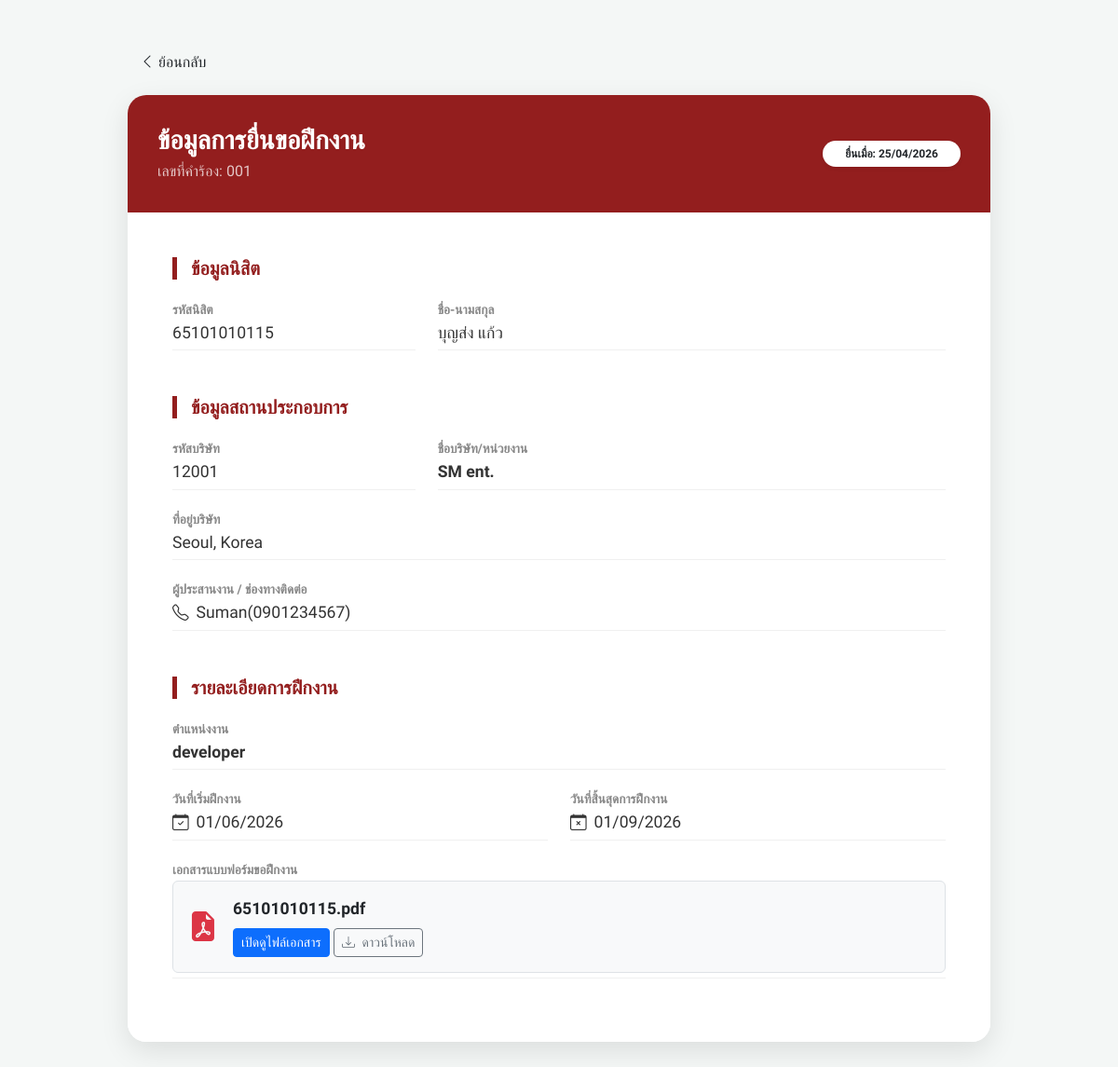
/staff/admin/view_detail.php?id=1 (signed in), run on the app's committed database.
### tables this page shows
CREATE TABLE internship_requests (
    request_id int(3) zerofill auto_increment primary key,
    student_id char(11),
    company_id varchar(14),
    position_title varchar(100),
    start_date date,
    end_date date,
    request_document VARCHAR(255),
    request_date timestamp default current_timestamp(),
    status_id int default 1,
    foreign key (student_id) references students(student_id) on delete cascade,
    foreign key (company_id) references companies(company_id) on delete set null,
    foreign key (status_id) references status_list(status_id)
);

CREATE TABLE students (
    student_id char(11) primary key,
    fullname varchar(100) not null,
    email varchar(100),
    phone varchar(12),
    year_level int,
    major varchar(100),
    advisor_id varchar(6),
    password VARCHAR(4) NOT NULL DEFAULT '1234'
);

CREATE TABLE companies (
    company_id varchar(14) primary key,
    company_name varchar(255) not null,
    company_address text,
    contact_person varchar(100)
);

### staff/admin/view_detail.php (the view, shortened to what this page needs)
<?php
include('../../includes/db_connect.php');
$request_id = $_GET['id'] ?? null;
try {
    $query = "
        SELECT r.*,
               s.fullname as student_name,
               c.company_name, c.company_address, c.contact_person
        FROM internship_requests r
        LEFT JOIN students s ON r.student_id = s.student_id
        LEFT JOIN companies c ON r.company_id = c.company_id
        WHERE r.request_id = :id
    ";
    $stmt = $conn->prepare($query);
    $stmt->bindParam(':id', $request_id, PDO::PARAM_INT);
    $stmt->execute();
    $req = $stmt->fetch(PDO::FETCH_ASSOC);
} catch (PDOException $e) {
    die("Error: " . $e->getMessage());
}
?>
<!DOCTYPE html>
<html lang="th">
<head>
    <link href="https://cdn.jsdelivr.net/npm/bootstrap@5.3.0/dist/css/bootstrap.min.css" rel="stylesheet">
    <link rel="stylesheet" href="https://cdn.jsdelivr.net/npm/bootstrap-icons@1.11.1/font/bootstrap-icons.css">
</head>
<body>
<div class="container py-5">
    <div class="row justify-content-center">
        <div class="col-lg-10">
            <a href="index.php" class="btn btn-link text-decoration-none text-dark mb-3">
                <i class="bi bi-chevron-left"></i> ย้อนกลับ
            </a>
            <div class="card detail-card">
                <div class="card-header-swu d-flex justify-content-between align-items-center">
                    <div>
                        <h3 class="fw-bold mb-1">ข้อมูลการยื่นขอฝึกงาน</h3>
                        <p class="mb-0 opacity-75">เลขที่คำร้อง: <?= sprintf("%03d", $req['request_id']) ?></p>
                    </div>
                    <div class="text-end">
                        <span class="badge status-badge bg-white text-dark shadow-sm">
                            ยื่นเมื่อ: <?= date('d/m/Y', strtotime($req['request_date'])) ?>
                        </span>
                    </div>
                </div>
                <div class="card-body p-4 p-md-5 bg-white">
                    <h5 class="section-title" style="margin-top: 0;">ข้อมูลนิสิต</h5>
                    <div class="row">
                        <div class="col-md-4">
                            <label class="info-label">รหัสนิสิต</label>
                            <div class="info-value"><?= htmlspecialchars($req['student_id']) ?></div>
                        </div>
                        <div class="col-md-8">
                            <label class="info-label">ชื่อ-นามสกุล</label>
                            <div class="info-value"><?= htmlspecialchars($req['student_name'] ?? 'ไม่พบข้อมูลชื่อในระบบ') ?></div>
                        </div>
                    </div>
                    <h5 class="section-title">ข้อมูลสถานประกอบการ</h5>
                    <div class="row">
                        <div class="col-md-4">
                            <label class="info-label">รหัสบริษัท</label>
                            <div class="info-value"><?= htmlspecialchars($req['company_id']) ?></div>
                        </div>
                        <div class="col-md-8">
                            <label class="info-label">ชื่อบริษัท/หน่วยงาน</label>
                            <div class="info-value fw-bold"><?= htmlspecialchars($req['company_name']) ?></div>
                        </div>
                        <div class="col-12">
                            <label class="info-label">ที่อยู่บริษัท</label>
                            <div class="info-value"><?= nl2br(htmlspecialchars($req['company_address'])) ?></div>
                        </div>
                        <div class="col-md-12">
                            <label class="info-label">ผู้ประสานงาน / ช่องทางติดต่อ</label>
                            <div class="info-value"><i class="bi bi-telephone me-2"></i><?= htmlspecialchars($req['contact_person']) ?></div>
                        </div>
                    </div>
                    <h5 class="section-title">รายละเอียดการฝึกงาน</h5>
                    <div class="row">
                        <div class="col-12">
                            <label class="info-label">ตำแหน่งงาน</label>
                            <div class="info-value fw-bold"><?= htmlspecialchars($req['position_title']) ?></div>
                        </div>
                        <div class="col-md-6">
                            <label class="info-label">วันที่เริ่มฝึกงาน</label>
                            <div class="info-value"><i class="bi bi-calendar-check me-2"></i><?= date('d/m/Y', strtotime($req['start_date'])) ?></div>
                        </div>
                        <div class="col-md-6">
                            <label class="info-label">วันที่สิ้นสุดการฝึกงาน</label>
                            <div class="info-value"><i class="bi bi-calendar-x me-2"></i><?= date('d/m/Y', strtotime($req['end_date'])) ?></div>
                        </div>
                        <div class="col-md-12">
                            <label class="info-label">เอกสารแบบฟอร์มขอฝึกงาน</label>
                            <div class="info-value">
                                <?php if (!empty($req['request_document'])): ?>
                                    <?php
                                        $file_path = "../../uploads/" . $req['request_document'];
                                    ?>
                                    <div class="d-flex align-items-center p-3 border rounded bg-light">
                                        <i class="bi bi-file-earmark-pdf-fill text-danger fs-2 me-3"></i>
                                        <div>
                                            <div class="fw-bold text-dark"><?= htmlspecialchars($req['request_document']) ?></div>
                                            <a href="<?= $file_path ?>" class="btn btn-sm btn-primary mt-2" target="_blank">
                                                เปิดดูไฟล์เอกสาร
                                            </a>
                                            <a href="<?= $file_path ?>" class="btn btn-sm btn-outline-secondary mt-2" download>
                                                <i class="bi bi-download me-1"></i> ดาวน์โหลด
                                            </a>
                                        </div>
                                    </div>
                                <?php else: ?>
                                    <div class="text-muted italic">
                                        <i class="bi bi-exclamation-circle me-1"></i> นิสิตไม่ได้แนบไฟล์เอกสารมา
                                    </div>
                                <?php endif; ?>
                            </div>
                        </div>
                        </div>
                    </div>
                </div>
            </div>
        </div>
    </div>
</body>
</html>

### staff/admin/view_detail.php (style rules this page uses)
body { font-family: 'Prompt', sans-serif; background-color: #f4f7f6; }
.detail-card { border: none; border-radius: 20px; box-shadow: 0 10px 30px rgba(0,0,0,0.1); overflow: hidden; }
.card-header-swu { background: #931e1e; color: white; padding: 2rem; border: none; }
.section-title { color: #931e1e; border-left: 5px solid #931e1e; padding-left: 15px; margin-bottom: 20px; font-weight: 600; margin-top: 30px; }
.info-label { color: #888; font-size: 0.85rem; font-weight: 600; text-transform: uppercase; }
.info-value { color: #333; font-size: 1.1rem; margin-bottom: 1.2rem; border-bottom: 1px solid #f0f0f0; padding-bottom: 5px; }
.status-badge { padding: 0.5rem 1.5rem; border-radius: 50px; font-weight: 600; }

### data on the page
internship_requests: request_id "001", request_date "25/04/2026", student "65101010115", student.fullname "บุญส่ง แก้ว", company "12001", company.company_name "SM ent.", company.company_address "Seoul, Korea", company.contact_person "Suman(0901234567)", position_title "developer", start_date "01/06/2026", end_date "01/09/2026", request_document "65101010115.pdf"
